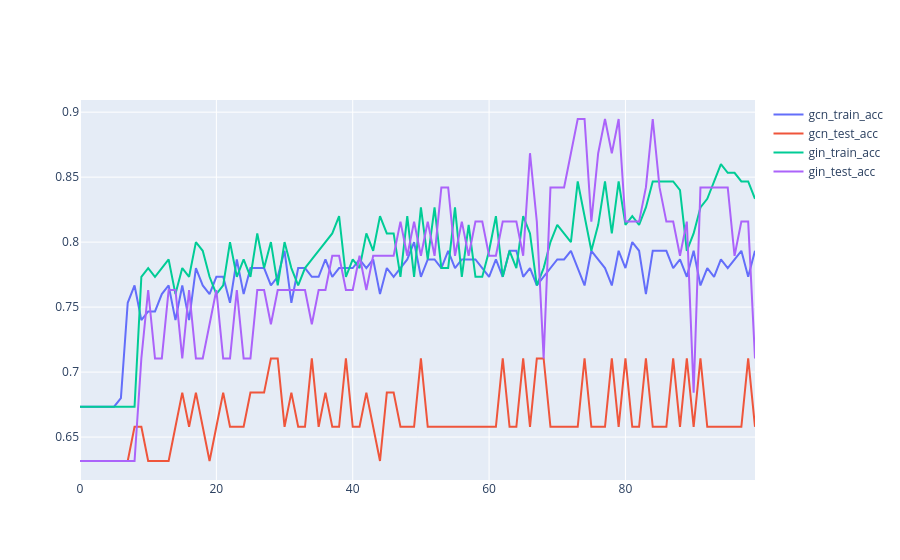

Notebook code for this chart:
### Markdown cell above
#### Задача 4 [2 балла]

Выполните анализ полученных реультатов, опишите процессы агрегации информации `GCNConv`, `GINConv`, сравните качество моделей.

### Code cell
fig = go.Figure()

fig.add_trace(go.Scatter(name="gcn_train_acc", mode="lines", x=list(range(len(gnn_train_acc))), y=gnn_train_acc))
fig.add_trace(go.Scatter(name="gcn_test_acc ", mode="lines", x=list(range(len(gnn_test_acc))), y=gnn_test_acc))
fig.add_trace(go.Scatter(name="gin_train_acc", mode="lines", x=list(range(len(gin_train_acc))), y=gin_train_acc))
fig.add_trace(go.Scatter(name="gin_test_acc ", mode="lines", x=list(range(len(gin_test_acc))), y=gin_test_acc))

fig.show()
